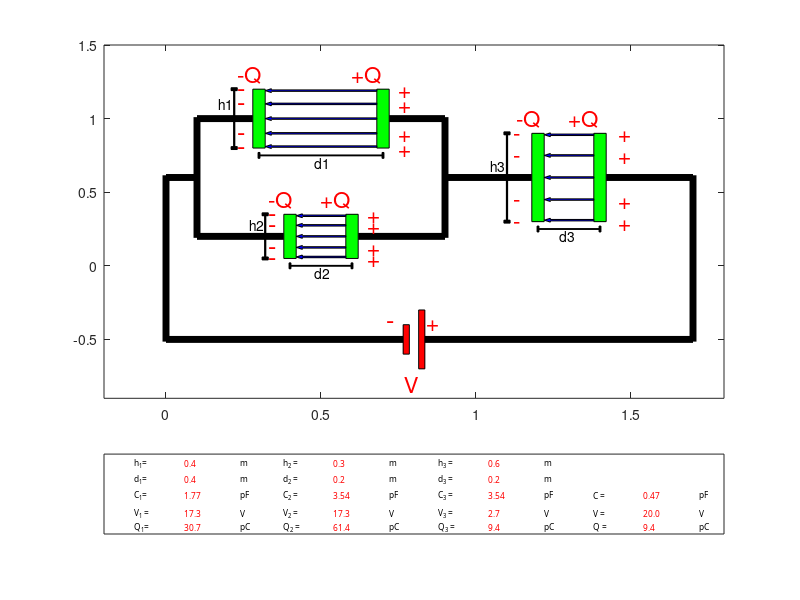

Source code (MATLAB):
clear all;
clc;

%Circuit 4
%Prosomoiosi sinthetou kiklwmatos me 3 piknwtes sindedemenous me bataria
%sinexous tasis (2 parallila sindedemenoi se seira me ton 3o).

%PARAMETROI
h=0.4; %ypsos oplismou apo 0.2-0.6
d=0.4; %apostasi oplismwn apo 0.2-0.4


h2=0.3;
d2=0.2;

h3=0.6;
d3=0.2;

V=20; %tasi pigis


h1=h;
d1=d;

%battery
L_batt=0.1; %platos polou
d_batt=0.1; %apostasi polwn apo 0.45-0.55
%arnitikos polos
h_thetikou=0.2; %ypsos +polou apo -0.35 ews -0.55
A_thetikou=h_thetikou*L_batt; %embado +polou
%thetikos polos
h_arnitikou=0.4; %ypsos +polou apo -0.5 ews -0.1
A_arnitikou=h_arnitikou*L_batt; %embado +polou

%upologismos megethwn
% N1n =num2str(N1, '%6.1f'); ektuposi arithmou
L=0.2; %platos oplismou panta stathero
A=h*L;
e0=8.85*10^(-12);
C=e0*A/d;
Q=C*V;
%Cn =num2str(C, '%6.1f');

%sxediasi oplismou
op1_x0 =[-L/10 ,L/10 ,L/10 ,-L/10];
op1_y0 =[-h1/2 ,-h1/2, h1/2,h1/2];

op1_x=op1_x0+0.5-(d1/2);
op1_y=op1_y0+1;

op2_x0 =[-L/10 ,L/10 ,L/10 ,-L/10];
op2_y0 =[-h1/2 ,-h1/2, h1/2,h1/2];

op2_x=op2_x0+0.5+(d1/2);
op2_y=op2_y0+1;

op3_x0 =[-L/10 ,L/10 ,L/10 ,-L/10];
op3_y0 =[-h2/2 ,-h2/2, h2/2,h2/2];

op3_x=op3_x0+0.5-(d2/2);
op3_y=op3_y0+0.2;

op4_x0 =[-L/10 ,L/10 ,L/10 ,-L/10];
op4_y0 =[-h2/2 ,-h2/2, h2/2,h2/2];

op4_x=op4_x0+0.5+(d2/2);
op4_y=op4_y0+0.2;

op5_x0 =[-L/10 ,L/10 ,L/10 ,-L/10];
op5_y0 =[-h3/2 ,-h3/2, h3/2,h3/2];

op5_x=op5_x0+1.3-(d3/2);
op5_y=op5_y0+0.6;

op6_x0 =[-L/10 ,L/10 ,L/10 ,-L/10];
op6_y0 =[-h3/2 ,-h3/2, h3/2,h3/2];

op6_x=op6_x0+1.3+(d3/2);
op6_y=op6_y0+0.6;


%sxediasi velos
vel1_x0=[-L/10 ,-d1+(L/10)*2 ,-d1+(L/10)*2 ,-d1+L/10 ,-d1+(L/10)*2 ,-d1+(L/10)*2,-L/10];
vel2_x0=[-L/10 ,-d2+(L/10)*2 ,-d2+(L/10)*2 ,-d2+L/10 ,-d2+(L/10)*2 ,-d2+(L/10)*2,-L/10];
vel3_x0=[-L/10 ,-d3+(L/10)*2 ,-d3+(L/10)*2 ,-d3+L/10 ,-d3+(L/10)*2 ,-d3+(L/10)*2,-L/10];
vel_y0=[-0.005 ,-0.005 ,-L/15 ,0 ,+L/15 ,+0.005,+0.005];
vel1_x=vel1_x0+0.5+(d1/2);
vel2_x=vel2_x0+0.5+(d2/2);
vel3_x=vel3_x0+1.3+(d3/2);
vel1_y=vel_y0+1;
vel2_y=vel_y0+0.2;
vel3_y=vel_y0+0.6;

%sxediasi batarias opou pol apo to "polos"
pol1_x0 =[-0.01 ,0.01 ,0.01 ,-0.01];
pol1_y0 =[-h_thetikou/2 ,-h_thetikou/2, h_thetikou/2,h_thetikou/2];

pol1_x=pol1_x0+0.8-(d_batt/4);
pol1_y=pol1_y0-0.5;

pol2_x0 =[-0.01 ,0.01 ,0.01 ,-0.01];
pol2_y0 =[-h_arnitikou/2 ,-h_arnitikou/2, h_arnitikou/2,h_arnitikou/2];

pol2_x=pol2_x0+0.8+(d_batt/4);
pol2_y=pol2_y0-0.5;

d1_x = [-d1/2 d1/2  d1/2 -d1/2]+0.5;
d1_y = [-0.003 -0.003 0.003 0.003]+1-h1/2-0.05;

d1a_x = [-0.003 0.003 0.003 -0.003]+0.5-d1/2;
d1a_y = [-0.02 -0.02 0.02 0.02]+1-h1/2-0.05;

d1b_x = [-0.003 0.003 0.003 -0.003]+0.5+d1/2;
d1b_y = [-0.02 -0.02 0.02 0.02]+1-h1/2-0.05;

d2_x = [-d2/2 d2/2  d2/2 -d2/2]+0.5;
d2_y = [-0.003 -0.003 0.003 0.003]+0.2-h2/2-0.05;

d2a_x = [-0.003 0.003 0.003 -0.003]+0.5-d2/2;
d2a_y = [-0.02 -0.02 0.02 0.02]+0.2-h2/2-0.05;

d2b_x = [-0.003 0.003 0.003 -0.003]+0.5+d2/2;
d2b_y = [-0.02 -0.02 0.02 0.02]+0.2-h2/2-0.05;

d3_x = [-d3/2 d3/2  d3/2 -d3/2]+1.3;
d3_y = [-0.003 -0.003 0.003 0.003]+0.6-h3/2-0.05;

d3a_x = [-0.003 0.003 0.003 -0.003]+1.3-d3/2;
d3a_y = [-0.02 -0.02 0.02 0.02]+0.6-h3/2-0.05;

d3b_x = [-0.003 0.003 0.003 -0.003]+1.3+d3/2;
d3b_y = [-0.02 -0.02 0.02 0.02]+0.6-h3/2-0.05;


h1_x = [-0.002 0.002 0.002 -0.002]+0.47-(d1/2)-0.05;
h1_y = [-h1/2 -h1/2 h1/2 h1/2]+1;

h1a_x = [-0.01 0.01 0.01 -0.01]+0.47-(d1/2)-0.05;
h1a_y = [-0.01 -0.01 0.01 0.01 ]+1+h1/2;

h1b_x = [-0.01 0.01 0.01 -0.01]+0.47-(d1/2)-0.05;
h1b_y = [-0.01 -0.01 0.01 0.01]+1-h1/2;

h2_x = [-0.002 0.002 0.002 -0.002]+0.47-(d2/2)-0.05;
h2_y = [-h2/2 -h2/2 h2/2 h2/2]+0.2;

h2a_x = [-0.01 0.01 0.01 -0.01]+0.47-(d2/2)-0.05;
h2a_y = [-0.01 -0.01 0.01 0.01 ]+0.2+h2/2;

h2b_x = [-0.01 0.01 0.01 -0.01]+0.47-(d2/2)-0.05;
h2b_y = [-0.01 -0.01 0.01 0.01]+0.2-h2/2;

h3_x = [-0.002 0.002 0.002 -0.002]+1.3-(d3/2)-0.1;
h3_y = [-h3/2 -h3/2 h3/2 h3/2]+0.6;

h3a_x = [-0.01 0.01 0.01 -0.01]+1.3-(d3/2)-0.1;
h3a_y = [-0.01 -0.01 0.01 0.01 ]+0.6+h3/2;

h3b_x = [-0.01 0.01 0.01 -0.01]+1.3-(d3/2)-0.1;
h3b_y = [-0.01 -0.01 0.01 0.01]+0.6-h3/2;


subplot(4, 1, [1,2,3]);
fill(op1_x,op1_y,[0,1,0],...
    op2_x,op2_y,[0,1,0],...
    vel1_x,vel1_y,[0,0,1],...
    vel1_x,vel1_y+h1/4,[0,0,1],...
    vel1_x,vel1_y+h1/2-0.01,[0,0,1],...
    vel1_x,vel1_y-h1/4,[0,0,1],...
    vel1_x,vel1_y-h1/2+0.01,[0,0,1])

hold on;

fill(op3_x,op3_y,[0,1,0],...
    op4_x,op4_y,[0,1,0],...
    vel2_x,vel2_y,[0,0,1],...
    vel2_x,vel2_y+h2/4,[0,0,1],...
    vel2_x,vel2_y+h2/2-0.01,[0,0,1],...
    vel2_x,vel2_y-h2/4,[0,0,1],...
    vel2_x,vel2_y-h2/2+0.01,[0,0,1],...
    d1_x, d1_y, [0 0 0],...
    d1a_x, d1a_y, [0 0 0],...
    d1b_x, d1b_y, [0 0 0],....
     d2_x, d2_y, [0 0 0],...
    d2a_x, d2a_y, [0 0 0],...
    d2b_x, d2b_y, [0 0 0],...
         d3_x, d3_y, [0 0 0],...
    d3a_x, d3a_y, [0 0 0],...
    d3b_x, d3b_y, [0 0 0],...
    h1_x,h1_y, [0 0 0],...
    h1a_x, h1a_y, [0 0 0],...
    h1b_x, h1b_y, [0 0 0],...
    h2_x,h2_y, [0 0 0],...
    h2a_x, h2a_y, [0 0 0],...
    h2b_x, h2b_y, [0 0 0],...
        h3_x,h3_y, [0 0 0],...
    h3a_x, h3a_y, [0 0 0],...
    h3b_x, h3b_y, [0 0 0])

axis([-0.2,1.8,-0.9,1.5])

% set(gca,'xtick',[]) %apokripsi timwn axona x
% set(gca,'ytick',[]) %apokripsi timwn axona y

hold on;

fill(op5_x,op5_y,[0,1,0],...
    op6_x,op6_y,[0,1,0],...
    vel3_x,vel3_y,[0,0,1],...
    vel3_x,vel3_y+h3/4,[0,0,1],...
    vel3_x,vel3_y+h3/2-0.01,[0,0,1],...
    vel3_x,vel3_y-h3/4,[0,0,1],...
    vel3_x,vel3_y-h3/2+0.01,[0,0,1])

fill(pol1_x,pol1_y,[1,0,0],...
    pol2_x,pol2_y,[1,0,0])

hold off;

%sxediasi kalwdiwn

%orizontia kalwdia
lin_x=[0,0.1];
lin_y=[0.6,0.6];
line(lin_x,lin_y,'linewidth',5,'Color',[0,0,0])

lin2_x=[0.9,1.3-d3/2-L/10];
lin2_y=[0.6,0.6];
 line(lin2_x,lin2_y,'linewidth',5,'Color',[0,0,0])

lin3_x=[1.7,0.8+d_batt/4+0.01];
lin3_y=[-0.5,-0.5];
line(lin3_x,lin3_y,'linewidth',5,'Color',[0,0,0])

lin4_x=[0,0.8-d_batt/4-0.01];
lin4_y=[-0.5,-0.5];
line(lin4_x,lin4_y,'linewidth',5,'Color',[0,0,0])

lin5_x=[0.1,0.5-d/2-L/10];
lin5_y=[1,1];
line(lin5_x,lin5_y,'linewidth',5,'Color',[0,0,0])

lin6_x=[0.9,0.5+d/2+L/10];
lin6_y=[1,1];
line(lin6_x,lin6_y,'linewidth',5,'Color',[0,0,0])

lin7_x=[0.1,0.5-d2/2-L/10];
lin7_y=[0.2,0.2];
line(lin7_x,lin7_y,'linewidth',5,'Color',[0,0,0])

lin8_x=[0.9,0.5+d2/2+L/10];
lin8_y=[0.2,0.2];
line(lin8_x,lin8_y,'linewidth',5,'Color',[0,0,0])

lin9_x=[1.3+d3/2+L/10,1.7];
lin9_y=[0.6,0.6];
line(lin9_x,lin9_y,'linewidth',5,'Color',[0,0,0])

%katheta kalwdia

lin9_x=[0,0];
lin9_y=[-0.515,0.615];
line(lin9_x,lin9_y,'linewidth',5,'Color',[0,0,0])

lin10_x=[1.7,1.7];
lin10_y=[-0.515,0.615];
line(lin10_x,lin10_y,'linewidth',5,'Color',[0,0,0])

lin11_x=[0.1,0.1];
lin11_y=[0.19,1.01];
line(lin11_x,lin11_y,'linewidth',5,'Color',[0,0,0])

lin12_x=[0.9,0.9];
lin12_y=[0.19,1.01];
line(lin12_x,lin12_y,'linewidth',5,'Color',[0,0,0])

text(0.55+0.5*d1 ,h1/4+0.98, '+', 'fontsize', 16, 'Color', 'r') 
text(0.55+0.5*d1 ,h1/2+0.98, '+', 'fontsize', 16, 'Color', 'r')
text(0.55+0.5*d1 ,-h1/2+0.98, '+', 'fontsize', 16, 'Color', 'r')
text(0.55+0.5*d1 ,-h1/4+0.98, '+', 'fontsize', 16, 'Color', 'r')

text(0.55+0.5*d2 ,h2/4+0.18, '+', 'fontsize', 16, 'Color', 'r') 
text(0.55+0.5*d2 ,h2/2+0.18, '+', 'fontsize', 16, 'Color', 'r')
text(0.55+0.5*d2 ,-h2/2+0.18, '+', 'fontsize', 16, 'Color', 'r')
text(0.55+0.5*d2 ,-h2/4+0.18, '+', 'fontsize', 16, 'Color', 'r')

text(1.36+0.5*d3 ,h3/4+0.58, '+', 'fontsize', 16, 'Color', 'r') 
text(1.36+0.5*d3 ,h3/2+0.58, '+', 'fontsize', 16, 'Color', 'r')
text(1.36+0.5*d3 ,-h3/2+0.58, '+', 'fontsize', 16, 'Color', 'r')
text(1.36+0.5*d3 ,-h3/4+0.58, '+', 'fontsize', 16, 'Color', 'r')
 
text(0.43-0.5*d1 ,h1/4+0.98, '-', 'fontsize', 18, 'Color', 'r')
text(0.43-0.5*d1 ,h1/2+0.98, '-', 'fontsize', 18, 'Color', 'r')
text(0.43-0.5*d1 ,-h1/2+0.98, '-', 'fontsize', 18, 'Color', 'r')
text(0.43-0.5*d1 ,-h1/4+0.98, '-', 'fontsize', 18, 'Color', 'r')

text(0.43-0.5*d2 ,h2/4+0.18, '-', 'fontsize', 18, 'Color', 'r')
text(0.43-0.5*d2 ,h2/2+0.18, '-', 'fontsize', 18, 'Color', 'r')
text(0.43-0.5*d2 ,-h2/2+0.18, '-', 'fontsize', 18, 'Color', 'r')
text(0.43-0.5*d2 ,-h2/4+0.18, '-', 'fontsize', 18, 'Color', 'r')

text(1.02+0.5*d3 ,h3/4+0.58, '-', 'fontsize', 16, 'Color', 'r') 
text(1.02+0.5*d3 ,h3/2+0.58, '-', 'fontsize', 16, 'Color', 'r')
text(1.02+0.5*d3 ,-h3/2+0.58, '-', 'fontsize', 16, 'Color', 'r')
text(1.02+0.5*d3 ,-h3/4+0.58, '-', 'fontsize', 16, 'Color', 'r')

text(0.4+0.5*d1 ,h1/2+1.1, '+Q', 'fontsize', 16, 'Color', 'r')
text(0.4+0.5*d2 ,h2/2+0.3, '+Q', 'fontsize', 16, 'Color', 'r')
text(1.20+0.5*d3 ,h3/2+0.7, '+Q', 'fontsize', 16, 'Color', 'r')
text(0.43-0.5*d1 ,h1/2+1.1, '-Q', 'fontsize', 16, 'Color', 'r')
text(0.43-0.5*d2 ,h2/2+0.3, '-Q', 'fontsize', 16, 'Color', 'r')
text(1.23-0.5*d3 ,h3/2+0.7, '-Q', 'fontsize', 16, 'Color', 'r')
   
text(0.77 ,-0.8, 'V', 'fontsize', 16, 'Color', 'r')
text(0.77+L_batt/2+0.02 ,-h_arnitikou, '+', 'fontsize', 16, 'Color', 'r')
text(0.77-L_batt/2-0.01 ,-h_arnitikou, '-', 'fontsize', 18, 'Color', 'r')
   


text(h1_x(1)-0.05 ,1.1, 'h1', 'fontsize', 10, 'Color', 'k')
text(h2_x(1)-0.05 ,0.28, 'h2', 'fontsize', 10, 'Color', 'k')
text(h3_x(1)-0.05 ,0.68, 'h3', 'fontsize', 10, 'Color', 'k')

text(0.48 ,1-h1/2-0.1, 'd1', 'fontsize', 10, 'Color', 'k')
text(0.48 ,0.2-h2/2-0.1, 'd2', 'fontsize', 10, 'Color', 'k')
text(1.27 ,0.6-h3/2-0.1, 'd3', 'fontsize', 10, 'Color', 'k')

subplot(4, 1, 4)

C1=(e0*A/d1)*10^12;
C2=(e0*A/d2)*10^12;
C3=(e0*A/d3)*10^12;
C4=C1+C2;
C=(C3+C4)/(C3*C4);
Q=C*V;
V3=Q/C3;
V1=V-V3;
V2=V1;
Q1=C1*V1;
Q2=C2*V2;
Q3=C3*V3;

hm =num2str(h1 ,'%6.1f');
hn =num2str(h2 ,'%6.1f');
hk =num2str(h3 ,'%6.1f');
dm =num2str(d1 ,'%6.1f');
dn =num2str(d2 ,'%6.1f');
dk =num2str(d3 ,'%6.1f');
Vm =num2str(V1 ,'%6.1f');
Vn =num2str(V2 ,'%6.1f');
Vk =num2str(V3 ,'%6.1f');
Vp =num2str(V ,'%6.1f');
Cm =num2str(C1 ,'%6.2f');
Cn =num2str(C2 ,'%6.2f');
Ck =num2str(C3 ,'%6.2f');
Cp =num2str(C ,'%6.2f');
Qm =num2str(Q1 ,'%6.1f');
Qn =num2str(Q2 ,'%6.1f');
Qk =num2str(Q3 ,'%6.1f');
Qp =num2str(Q ,'%6.1f');
pin_x = [0 1 1 0];
pin_y = [0 0  1 1];
fill(pin_x,pin_x,[1 1 1],...
    'LineStyle', 'none')

met1 = -0.05;
met2 = 0.19;
met3 = 0.44;
met4 = 0.69;

 text(0.1+met1, 0.9, 'h_1=' , 'FontUnits','normalized','FontSize',0.15,'FontName', 'Unicode', 'Color', 'k')
 text(0.18+met1, 0.9, hm  , 'FontUnits','normalized','FontSize',0.15,'FontName', 'Unicode', 'Color', 'r')
 text(0.27+met1, 0.9, 'm' , 'FontUnits','normalized','FontSize',0.15,'FontName', 'Unicode', 'Color', 'k')
 
 text(0.1+met1, 0.7, 'd_1=' , 'FontUnits','normalized','FontSize',0.15,'FontName', 'Unicode', 'Color', 'k')
 text(0.18+met1, 0.7, dm  , 'FontUnits','normalized','FontSize',0.15,'FontName', 'Unicode', 'Color', 'r')
 text(0.27+met1, 0.7, 'm' , 'FontUnits','normalized','FontSize',0.15,'FontName', 'Unicode', 'Color', 'k')
 
 text(0.1+met1, 0.1, 'Q_1=' , 'FontUnits','normalized','FontSize',0.15,'FontName', 'Unicode', 'Color', 'k')
 text(0.18+met1, 0.1, Qm  , 'FontUnits','normalized','FontSize',0.15,'FontName', 'Unicode', 'Color', 'r')
 text(0.27+met1, 0.1, 'pC' , 'FontUnits','normalized','FontSize',0.15,'FontName', 'Unicode', 'Color', 'k')
 
 text(0.1+met1, 0.5, 'C_1=' , 'FontUnits','normalized','FontSize',0.15,'FontName', 'Unicode', 'Color', 'k')
 text(0.18+met1, 0.5, Cm  , 'FontUnits','normalized','FontSize',0.15,'FontName', 'Unicode', 'Color', 'r')
 text(0.27+met1, 0.5, 'pF' , 'FontUnits','normalized','FontSize',0.15,'FontName', 'Unicode', 'Color', 'k')
 
 text(0.1+met1, 0.27, 'V_1 =' , 'FontUnits','normalized','FontSize',0.15,'FontName', 'Unicode', 'Color', 'k')
 text(0.18+met1, 0.27, Vm  , 'FontUnits','normalized','FontSize',0.15,'FontName', 'Unicode', 'Color', 'r')
 text(0.27+met1, 0.27, 'V' , 'FontUnits','normalized','FontSize',0.15,'FontName', 'Unicode', 'Color', 'k')
 
 text(0.1+met2, 0.9, 'h_2 =' , 'FontUnits','normalized','FontSize',0.15,'FontName', 'Unicode', 'Color', 'k')
 text(0.18+met2, 0.9, hn  , 'FontUnits','normalized','FontSize',0.15,'FontName', 'Unicode', 'Color', 'r')
 text(0.27+met2, 0.9, 'm' , 'FontUnits','normalized','FontSize',0.15,'FontName', 'Unicode', 'Color', 'k')

 text(0.1+met2, 0.7, 'd_2 =' , 'FontUnits','normalized','FontSize',0.15,'FontName', 'Unicode', 'Color', 'k')
 text(0.18+met2, 0.7, dn  , 'FontUnits','normalized','FontSize',0.15,'FontName', 'Unicode', 'Color', 'r')
 text(0.27+met2, 0.7, 'm' , 'FontUnits','normalized','FontSize',0.15,'FontName', 'Unicode', 'Color', 'k')
 
 text(0.1+met2, 0.1, 'Q_2 =' , 'FontUnits','normalized','FontSize',0.15,'FontName', 'Unicode', 'Color', 'k')
 text(0.18+met2, 0.1, Qn  , 'FontUnits','normalized','FontSize',0.15,'FontName', 'Unicode', 'Color', 'r')
 text(0.27+met2, 0.1, 'pC' , 'FontUnits','normalized','FontSize',0.15,'FontName', 'Unicode', 'Color', 'k')
 
 text(0.1+met2, 0.5, 'C_2 =' , 'FontUnits','normalized','FontSize',0.15,'FontName', 'Unicode', 'Color', 'k')
 text(0.18+met2, 0.5, Cn  , 'FontUnits','normalized','FontSize',0.15,'FontName', 'Unicode', 'Color', 'r')
 text(0.27+met2, 0.5, 'pF' , 'FontUnits','normalized','FontSize',0.15,'FontName', 'Unicode', 'Color', 'k')
 
 text(0.1+met2, 0.27, 'V_2 =' , 'FontUnits','normalized','FontSize',0.15,'FontName', 'Unicode', 'Color', 'k')
 text(0.18+met2, 0.27, Vn  , 'FontUnits','normalized','FontSize',0.15,'FontName', 'Unicode', 'Color', 'r')
 text(0.27+met2, 0.27, 'V' , 'FontUnits','normalized','FontSize',0.15,'FontName', 'Unicode', 'Color', 'k')
 
 text(0.1+met3, 0.9, 'h_3 =' , 'FontUnits','normalized','FontSize',0.15,'FontName', 'Unicode', 'Color', 'k')
 text(0.18+met3, 0.9, hk , 'FontUnits','normalized','FontSize',0.15,'FontName', 'Unicode', 'Color', 'r')
 text(0.27+met3, 0.9, 'm' , 'FontUnits','normalized','FontSize',0.15,'FontName', 'Unicode', 'Color', 'k')

 text(0.1+met3, 0.7, 'd_3 =' , 'FontUnits','normalized','FontSize',0.15,'FontName', 'Unicode', 'Color', 'k')
 text(0.18+met3, 0.7, dk  , 'FontUnits','normalized','FontSize',0.15,'FontName', 'Unicode', 'Color', 'r')
 text(0.27+met3, 0.7, 'm' , 'FontUnits','normalized','FontSize',0.15,'FontName', 'Unicode', 'Color', 'k')
 
 text(0.1+met3, 0.1, 'Q_3 =' , 'FontUnits','normalized','FontSize',0.15,'FontName', 'Unicode', 'Color', 'k')
 text(0.18+met3, 0.1, Qk  , 'FontUnits','normalized','FontSize',0.15,'FontName', 'Unicode', 'Color', 'r')
 text(0.27+met3, 0.1, 'pC' , 'FontUnits','normalized','FontSize',0.15,'FontName', 'Unicode', 'Color', 'k')
 
 text(0.1+met3, 0.5, 'C_3 =' , 'FontUnits','normalized','FontSize',0.15,'FontName', 'Unicode', 'Color', 'k')
 text(0.18+met3, 0.5, Ck  , 'FontUnits','normalized','FontSize',0.15,'FontName', 'Unicode', 'Color', 'r')
 text(0.27+met3, 0.5, 'pF' , 'FontUnits','normalized','FontSize',0.15,'FontName', 'Unicode', 'Color', 'k')

 text(0.1+met3, 0.27, 'V_3 =' , 'FontUnits','normalized','FontSize',0.15,'FontName', 'Unicode', 'Color', 'k')
 text(0.18+met3, 0.27, Vk  , 'FontUnits','normalized','FontSize',0.15,'FontName', 'Unicode', 'Color', 'r')
 text(0.27+met3, 0.27, 'V' , 'FontUnits','normalized','FontSize',0.15,'FontName', 'Unicode', 'Color', 'k')

 text(0.1+met4, 0.1, 'Q =' , 'FontUnits','normalized','FontSize',0.15,'FontName', 'Unicode', 'Color', 'k')
 text(0.18+met4, 0.1, Qp  , 'FontUnits','normalized','FontSize',0.15,'FontName', 'Unicode', 'Color', 'r')
 text(0.27+met4, 0.1, 'pC' , 'FontUnits','normalized','FontSize',0.15,'FontName', 'Unicode', 'Color', 'k')
 
 text(0.1+met4, 0.5, 'C =' , 'FontUnits','normalized','FontSize',0.15,'FontName', 'Unicode', 'Color', 'k')
 text(0.18+met4, 0.5, Cp  , 'FontUnits','normalized','FontSize',0.15,'FontName', 'Unicode', 'Color', 'r')
 text(0.27+met4, 0.5, 'pF' , 'FontUnits','normalized','FontSize',0.15,'FontName', 'Unicode', 'Color', 'k')
 
 text(0.1+met4, 0.27, 'V =' , 'FontUnits','normalized','FontSize',0.15,'FontName', 'Unicode', 'Color', 'k')
 text(0.18+met4, 0.27, Vp  , 'FontUnits','normalized','FontSize',0.15,'FontName', 'Unicode', 'Color', 'r')
 text(0.27+met4, 0.27, 'V' , 'FontUnits','normalized','FontSize',0.15,'FontName', 'Unicode', 'Color', 'k')

axis([0 1 0 1])
set(gca,'xtick',[]) %apokripsi timwn axona x
set(gca,'ytick',[]) %apokripsi timwn axona y